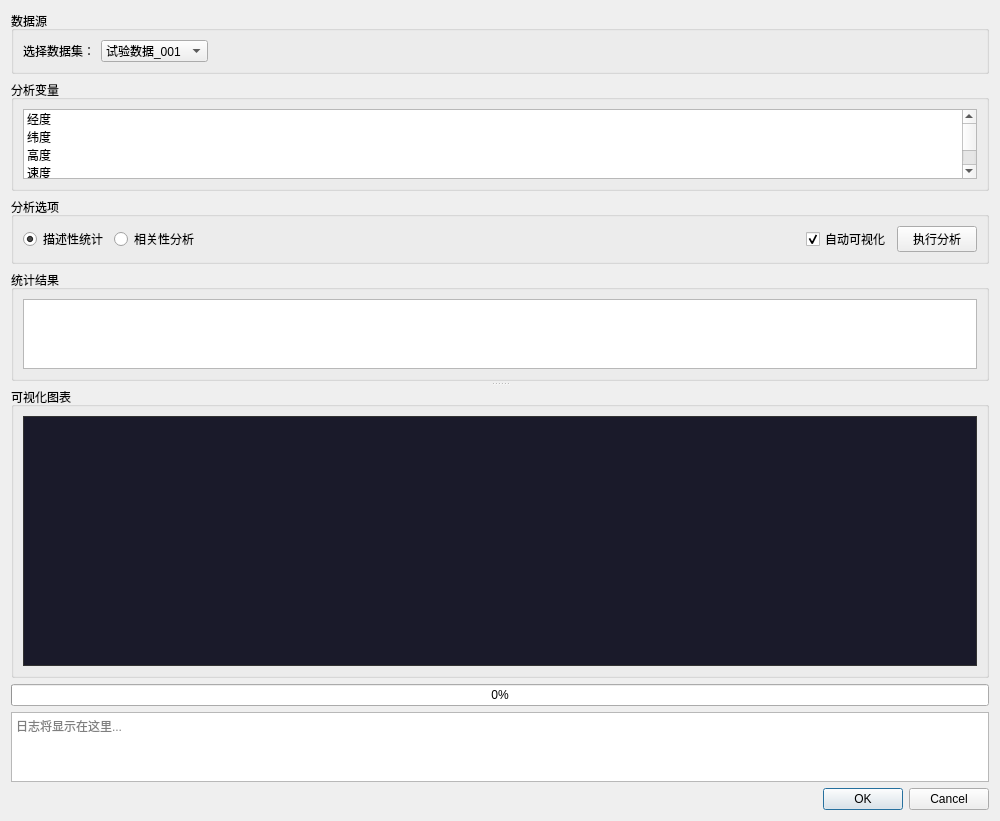
<?xml version="1.0" encoding="UTF-8"?>
<ui version="4.0">
 <class>StatisticalAnalysisDialog</class>
 <widget class="QDialog" name="StatisticalAnalysisDialog">
  <property name="geometry">
   <rect>
    <x>0</x>
    <y>0</y>
    <width>1000</width>
    <height>750</height>
   </rect>
  </property>
  <property name="windowTitle">
   <string>统计分析</string>
  </property>
  <layout class="QVBoxLayout" name="verticalLayout">
   <!-- 数据源选择 -->
   <item>
    <widget class="QGroupBox" name="groupBoxSource">
     <property name="title">
      <string>数据源</string>
     </property>
     <layout class="QHBoxLayout" name="horizontalLayout_2">
      <item>
       <widget class="QLabel" name="labelDataset">
        <property name="text">
         <string>选择数据集：</string>
        </property>
       </widget>
      </item>
      <item>
       <widget class="QComboBox" name="comboDataset">
        <item>
         <property name="text">
          <string>试验数据_001</string>
         </property>
        </item>
        <item>
         <property name="text">
          <string>仿真结果_002</string>
         </property>
        </item>
       </widget>
      </item>
      <item>
       <spacer name="horizontalSpacer">
        <property name="orientation">
         <enum>Qt::Horizontal</enum>
        </property>
        <property name="sizeHint" stdset="0">
         <size>
          <width>40</width>
          <height>20</height>
         </size>
        </property>
       </spacer>
      </item>
     </layout>
    </widget>
   </item>
   <!-- 变量选择 -->
   <item>
    <widget class="QGroupBox" name="groupBoxVariables">
     <property name="title">
      <string>分析变量</string>
     </property>
     <layout class="QHBoxLayout" name="horizontalLayout_3">
      <item>
       <widget class="QListWidget" name="listVariables">
        <property name="selectionMode">
         <enum>QAbstractItemView::MultiSelection</enum>
        </property>
        <property name="maximumHeight">
         <number>120</number>
        </property>
        <item>
         <property name="text">
          <string>经度</string>
         </property>
        </item>
        <item>
         <property name="text">
          <string>纬度</string>
         </property>
        </item>
        <item>
         <property name="text">
          <string>高度</string>
         </property>
        </item>
        <item>
         <property name="text">
          <string>速度</string>
         </property>
        </item>
        <item>
         <property name="text">
          <string>航向角</string>
         </property>
        </item>
       </widget>
      </item>
     </layout>
    </widget>
   </item>
   <!-- 分析选项 -->
   <item>
    <widget class="QGroupBox" name="groupBoxOptions">
     <property name="title">
      <string>分析选项</string>
     </property>
     <layout class="QHBoxLayout" name="horizontalLayout">
      <item>
       <widget class="QRadioButton" name="radioDescriptive">
        <property name="text">
         <string>描述性统计</string>
        </property>
        <property name="checked">
         <bool>true</bool>
        </property>
       </widget>
      </item>
      <item>
       <widget class="QRadioButton" name="radioCorrelation">
        <property name="text">
         <string>相关性分析</string>
        </property>
       </widget>
      </item>
      <item>
       <spacer name="horizontalSpacer_2">
        <property name="orientation">
         <enum>Qt::Horizontal</enum>
        </property>
        <property name="sizeHint" stdset="0">
         <size>
          <width>40</width>
          <height>20</height>
         </size>
        </property>
       </spacer>
      </item>
      <item>
       <widget class="QCheckBox" name="checkVisualize">
        <property name="text">
         <string>自动可视化</string>
        </property>
        <property name="checked">
         <bool>true</bool>
        </property>
       </widget>
      </item>
      <item>
       <widget class="QPushButton" name="btnAnalyze">
        <property name="text">
         <string>执行分析</string>
        </property>
       </widget>
      </item>
     </layout>
    </widget>
   </item>
   <!-- 结果区域（表格 + 图表） -->
   <item>
    <widget class="QSplitter" name="splitter">
     <property name="orientation">
      <enum>Qt::Vertical</enum>
     </property>
     <property name="handleWidth">
      <number>6</number>
     </property>
     <!-- 结果表格 -->
     <widget class="QGroupBox" name="groupBoxStats">
      <property name="title">
       <string>统计结果</string>
      </property>
      <layout class="QVBoxLayout" name="verticalLayout_2">
       <item>
        <widget class="QTableWidget" name="tableStats"/>
       </item>
      </layout>
     </widget>
     <!-- 图表区域 -->
     <widget class="QGroupBox" name="groupBoxChart">
      <property name="title">
       <string>可视化图表</string>
      </property>
      <layout class="QVBoxLayout" name="verticalLayout_3">
       <item>
        <widget class="QWidget" name="chartContainer" native="true">
         <property name="minimumSize">
          <size>
           <width>0</width>
           <height>250</height>
          </size>
         </property>
         <property name="styleSheet">
          <string notr="true">background-color: #1a1a2a; border: 1px solid #333;</string>
         </property>
        </widget>
       </item>
      </layout>
     </widget>
    </widget>
   </item>
   <!-- 进度和日志 -->
   <item>
    <widget class="QProgressBar" name="progressBar">
     <property name="value">
      <number>0</number>
     </property>
    </widget>
   </item>
   <item>
    <widget class="QTextEdit" name="textLog">
     <property name="maximumHeight">
      <number>80</number>
     </property>
     <property name="readOnly">
      <bool>true</bool>
     </property>
     <property name="placeholderText">
      <string>日志将显示在这里...</string>
     </property>
    </widget>
   </item>
   <!-- 底部按钮 -->
   <item>
    <widget class="QDialogButtonBox" name="buttonBox">
     <property name="orientation">
      <enum>Qt::Horizontal</enum>
     </property>
     <property name="standardButtons">
      <set>QDialogButtonBox::Cancel|QDialogButtonBox::Ok</set>
     </property>
    </widget>
   </item>
  </layout>
 </widget>
 <resources/>
 <connections>
  <connection>
   <sender>buttonBox</sender>
   <signal>accepted()</signal>
   <receiver>StatisticalAnalysisDialog</receiver>
   <slot>accept()</slot>
   <hints>
    <hint type="sourcelabel">
     <x>248</x>
     <y>254</y>
    </hint>
    <hint type="destinationlabel">
     <x>157</x>
     <y>274</y>
    </hint>
   </hints>
  </connection>
  <connection>
   <sender>buttonBox</sender>
   <signal>rejected()</signal>
   <receiver>StatisticalAnalysisDialog</receiver>
   <slot>reject()</slot>
   <hints>
    <hint type="sourcelabel">
     <x>316</x>
     <y>260</y>
    </hint>
    <hint type="destinationlabel">
     <x>286</x>
     <y>274</y>
    </hint>
   </hints>
  </connection>
 </connections>
</ui>
